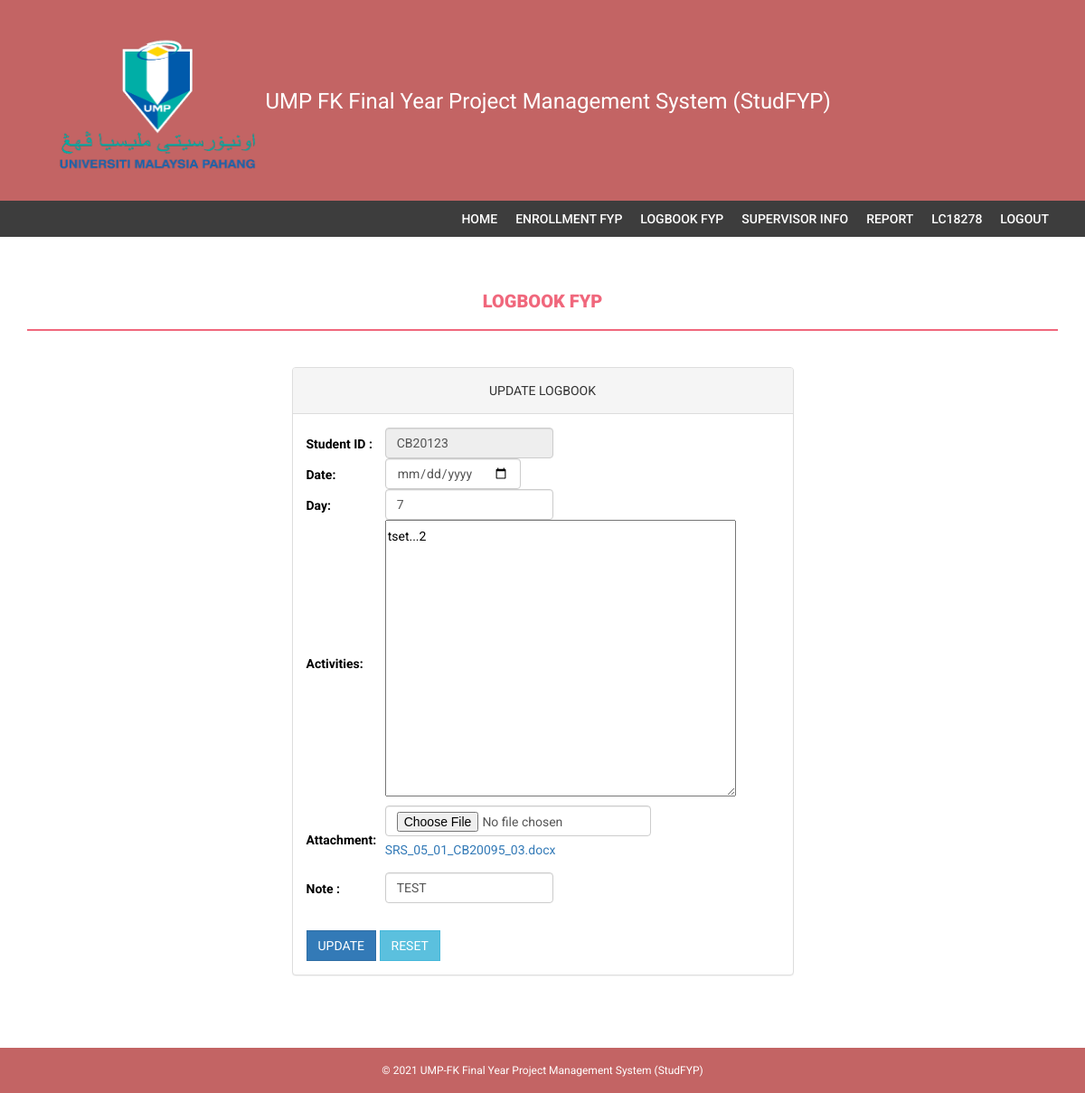
/student/editlogbook.php?id=4 (signed in), run on the app's committed database.
### tables this page shows
CREATE TABLE `logbook` (
  `logbook_id` int(10) NOT NULL,
  `log_date` date NOT NULL,
  `log_day` int(31) NOT NULL,
  `log_activity` varchar(400) NOT NULL,
  `log_file` varchar(400) NOT NULL,
  `log_note` varchar(200) NOT NULL,
  `student_id` varchar(10) NOT NULL
);

### student/editlogbook.php (the view, shortened to what this page needs)
<?php
if(isset($_SESSION['User'])){
    $User = $_SESSION['User'];
}else{
    header("location:/studfyp/login.php");
}
$id = $_GET['id'];
?>
<!DOCTYPE html>
<html xmlns="http://www.w3.org/1999/xhtml">
    <head>
        <link href="assets/css/bootstrap.css" rel="stylesheet" />
        <link href="assets/css/font-awesome.css" rel="stylesheet" />
        <link href="assets/css/style.css" rel="stylesheet" />
    </head>
    <body>
        <?php include('includes/header.php');?>
        <?php include('includes/menubar.php');?>
        <div class="content-wrapper">
            <div class="container">
                <div class="row">
                    <div class="col-md-12"><h1 class="page-head-line">Logbook FYP</h1></div>
                </div>
                <div class="row" >
                    <div class="col-md-3"></div>
                    <div class="col-md-6">
                        <div class="panel panel-default">
                            <div class="panel-heading"><center>UPDATE LOGBOOK</center></div>
                            <font color="black" align="left">
                            <div class="panel-body">
                                <form class="form-inline" method="POST"  enctype="multipart/form-data">
                                    <table align="center" width="100%">
                                        <?php
                                        include('includes/config.php');
                                        $query = "SELECT * FROM logbook WHERE logbook_id=$id";
                                        $result = mysqli_query($bd,$query);
                                        $row = mysqli_fetch_assoc($result);
                                        ?>
                                        <tr>
                                            <td><label class="control-label">Student ID : </label></td>
                                            <td><input type="text" name="txt_id" class="form-control" value="<?php echo $row['student_id'];  ?>" readonly/></td>
                                        </tr>
                                        <tr>
                                            <td><label class="control-label">Date: </label></td>
                                            <td><input type="date" name="date" class="form-control" required="required"/></td>
                                        </tr>
                                        <tr>
                                            <td><label class="control-label">Day: </label></td>
                                            <td><input type="text" name="day" class="form-control" value="<?php echo $row['log_day'];?>" required="required"/></td>
                                        </tr>
                                        <tr>
                                            <td><label class="control-label">Activities: </label></td>
                                            <td><textarea name="txt_activity"  cols="50" rows="10" required="required"><?php echo $row['log_activity'];?></textarea></td>
                                        </tr>
                                        <tr>
                                            <td><label class="control-label">Attachment: </label></td>
                                            <td>
                                                <input type="file" name="txt_file" class="form-control" required="required"/>
                                                <p><a href="files/<?php echo $row['log_file']; ?>" download><?php echo $row['log_file']?></a></p>
                                            </td>
                                        </tr>
                                        <tr>
                                            <td><label class="control-label">Note : </label></td>
                                            <td><input type="text" name="txt_note" class="form-control" value="<?php echo $row['log_note'];?>" required="required"/></td>
                                        </tr>
                                        <tr>
                                            <td colspan="2">
                                                <br>
                                                <input type="submit"  name="btn_update" class="btn btn-primary" value="UPDATE">
                                                <input type="reset"   name="btn_reset" class="btn btn-info "value="RESET">
                                            </td>
                                        </tr>
                                    </table>
                                </form>
                            </div>
                        </div>
                    </div>
                </div>
            </div>
        </div>
        <?php include('includes/footer.php');?>
    </body>
</html>

### student/assets/css/style.css (style rules this page uses)
body { font-family: 'Roboto', sans-serif; line-height: 30px; }
.content-wrapper { margin-top: 40px; min-height: 600px; padding-bottom: 60px; }
.page-head-line { font-weight: 900; padding-bottom: 20px; border-bottom: 2px solid #F0677C; text-transform: uppercase; color: #F0677C; font-size: 20px; margin-bottom: 40px; }
.btn { border-radius: 0px; -webkit-border-radius: 0px; -moz-border-radius: 0px; }

### student/includes/footer.php (style rules this page uses)
.col-md-12 { text-align: center; }

### data on the page
logbook: txt_id "CB20123", day "7", txt_activity "tset...2", log_file "SRS_05_01_CB20095_03.docx", txt_note "TEST"

### other printed values
$User "LC18278"
